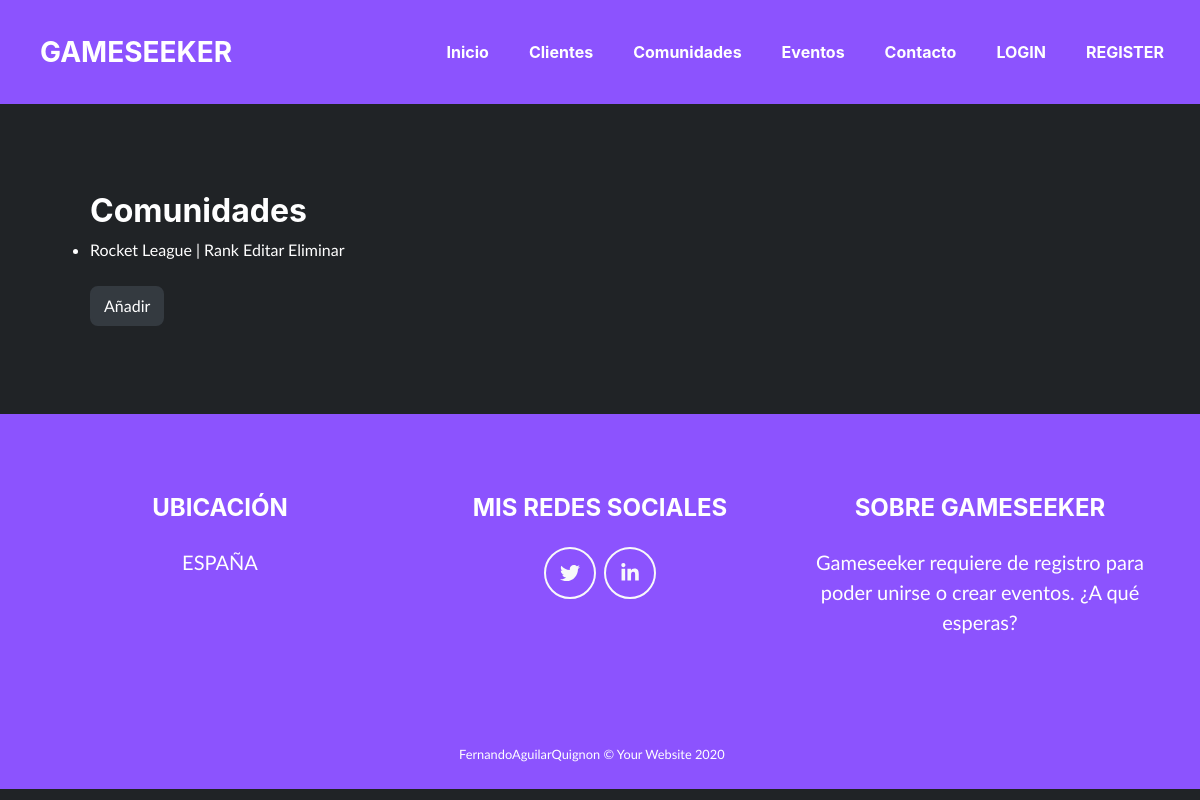
/comunidades/, run on an earlier commit of the app's database.
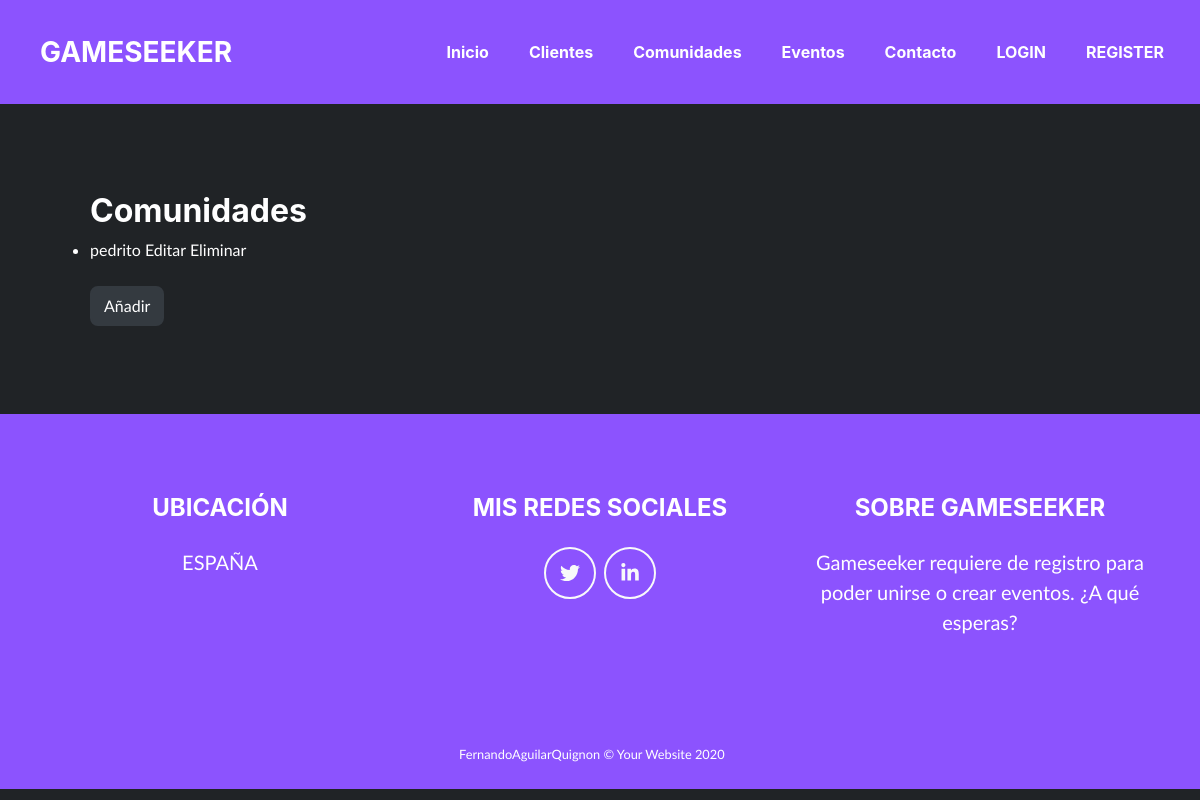
And on a later commit of the database.
### gameseek_app/models.py (models this page shows, shortened)
class Community(models.Model):
    name = models.CharField(max_length = 100)
    description = models.CharField(max_length = 1000)
    game = models.CharField(max_length = 100)
    number_of_players = models.PositiveBigIntegerField()

### gameseek_app/views.py (the view)
# urls.py: path('comunidades/', CommunityListView.as_view(), name="community-list"),
class CommunityListView(ListView):
    model = Community

### gameseek_app/templates/gameseek_app/community_list.html (shortened to what this page needs)
{% extends "base.html" %}
{% block content %}
<section class="page-section portfolio" id="portfolio">
    <ul>
    <h2>Comunidades</h2>
    {% for community in object_list %}
        <li><a href={% url 'community-detail' community.id %}>{{ community.name }} </a><a href={% url 'community-update' community.id %}>Editar  </a><a href={% url 'community-delete' community.id %}>Eliminar</a></li>
    {% endfor %}
    <br>
    <button type="button" class="btn btn-dark" onclick="window.location.href='/comunidades/add/'">Añadir</button>
</ul>
</section>
{% endblock %}

What changed in the data, as far as the page shows it:
changed Community: name "Rocket League | Rank" → "pedrito"
